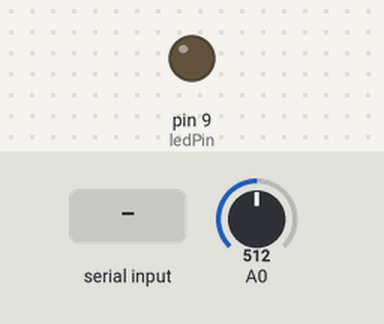
This sketch was run on a simulated Arduino Uno, built with avr-gcc and run on an emulated ATmega328P. Parts: output pins drawn as LEDs (lit = HIGH). Inputs (shaded band) come from the test bench; at power-on: A0 = 512. What the sketch prints to the serial monitor is not drawn.

Above: at 1.2 s.
1.3 s: "1" received over Serial
At 1.8 s:
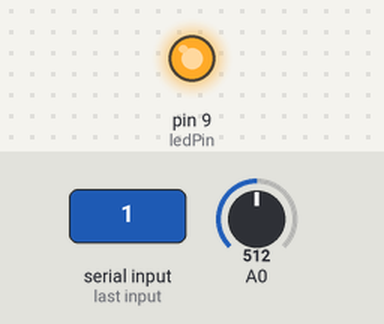
4.5 s: "0" received over Serial
At 5.4 s:
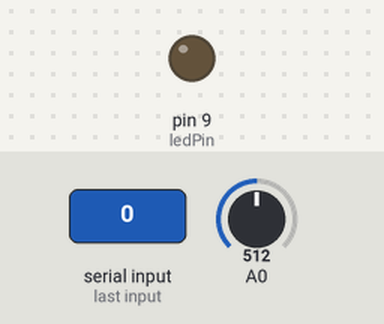
Timing chart, 0 to 7.5 s (numbered marks = the images above; inputs shaded):
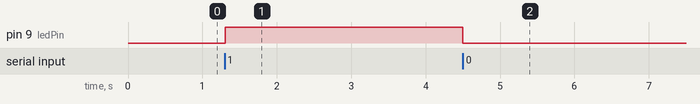

The sketch:

MASTER_HC05.ino
```cpp
/*
 * How to configure and pair two HC-05 Bluetooth Modules
 * by Dejan Nedelkovski, www.HowToMechatronics.com
 *
 *                 == MASTER CODE ==
 */

#define ledPin 9

int state = 0;
int potValue = 0;

void setup() {
  pinMode(ledPin, OUTPUT);
  digitalWrite(ledPin, LOW);
  Serial.begin(38400); // Default communication rate of the Bluetooth module
}

void loop() {
 if(Serial.available() > 0){ // Checks whether data is comming from the serial port
    state = Serial.read(); // Reads the data from the serial port
 }
 // Controlling the LED
 if (state == '1') {
  digitalWrite(ledPin, HIGH); // LED ON
  state = 0;
 }
 else if (state == '0') {
  digitalWrite(ledPin, LOW); // LED ON
  state = 0;
 }
 // Reading the potentiometer
 potValue = analogRead(A0);
 int potValueMapped = map(potValue, 0, 1023, 0, 255);
 Serial.write(potValueMapped); // Sends potValue to servo motor
 delay(10);
}
```

Measured:
- after the input at 1.3 s, pin 9 (ledPin): LOW → HIGH at once
- after the input at 4.5 s, pin 9 (ledPin): HIGH → LOW at once
